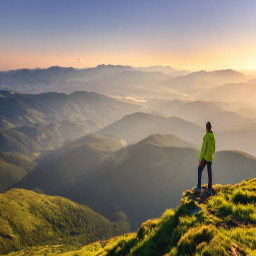
#> input picture processed_image.png, 256 x 256 px; the run also reads 1 picture not shown here
$ python attack_impact_analysis.py
#> lines starting #> are read from the running program, lines starting #| are printed output that depends on the picture; after the words box and inside, x2 and y2 are one past the last pixel; in counts of white or black regions, pixels touching at a corner belong together
### image_metrics.py
import numpy as np
import cv2
from skimage.metrics import structural_similarity as ssim
from skimage.metrics import mean_squared_error as mse

def calculate_metrics(original_path, compared_path):
    """Calculate quality metrics between original and compared image"""
    # Load images
    original = cv2.imread(original_path)
    compared = cv2.imread(compared_path)

    if original is None or compared is None:
        print(f"Error: Could not load images")
        return None

    # Ensure both images have same dimensions
    if original.shape != compared.shape:
        compared = cv2.resize(compared, (original.shape[1], original.shape[0]))

    # Calculate SSIM for each channel then average
    ssim_value = 0
    for i in range(3):  # RGB channels
        ssim_channel = ssim(original[:,:,i], compared[:,:,i],
                             data_range=compared[:,:,i].max() - compared[:,:,i].min())
        ssim_value += ssim_channel
    ssim_value /= 3  # Average across channels

    # Calculate MSE
    mse_value = mse(original, compared)

    # Calculate PSNR (Peak Signal-to-Noise Ratio)
    if mse_value == 0:
        psnr_value = float('inf')
    else:
        psnr_value = 10 * np.log10((255**2) / mse_value)

    # Dice similarity coefficient (for binary images, less relevant for color images but included)
    # Convert to binary for dice calculation
    original_bw = cv2.cvtColor(original, cv2.COLOR_BGR2GRAY) > 127
    compared_bw = cv2.cvtColor(compared, cv2.COLOR_BGR2GRAY) > 127

    intersection = np.logical_and(original_bw, compared_bw).sum()
    dice_value = (2.0 * intersection) / (original_bw.sum() + compared_bw.sum())

    return {
        'SSIM': ssim_value,
        'MSE': mse_value,
        'PSNR': psnr_value,
        'Dice': dice_value
    }

# [4 lines that do not run on import are left out]

### attack_impact_analysis.py
import cv2
import numpy as np
import matplotlib.pyplot as plt
from skimage.metrics import structural_similarity as ssim
from image_metrics import calculate_metrics
import os

def analyze_attack_impact(original_path, normal_decrypted_path, attacked_decrypted_path,
                         output_path="attack_impact_analysis.png"):
    """
    Analyze and visualize the impact of the attack by comparing normal and attacked decryption
    """
#> called with original_path = 'processed_image.png', normal_decrypted_path = 'decrypted_image.png', attacked_decrypted_path = 'attacked_decrypted.png', output_path = 'attack_impact_analysis.png'
    # Check if files exist
    if not all(os.path.exists(f) for f in [original_path, normal_decrypted_path, attacked_decrypted_path]):
        print("Error: Required files not found.")
        return

    # Load images
    original = cv2.imread(original_path)
#> original is the input picture: shape (256, 256, 3); mean B, G, R 111.3, 128.2, 137.9
    normal = cv2.imread(normal_decrypted_path)
    attacked = cv2.imread(attacked_decrypted_path)
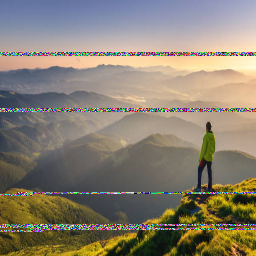
#> input picture attacked_decrypted.png, 256 x 256 px
#> attacked is the input picture: shape (256, 256, 3); mean B, G, R 113, 127.9, 136.8

    # Convert to RGB for display
    original_rgb = cv2.cvtColor(original, cv2.COLOR_BGR2RGB)
    normal_rgb = cv2.cvtColor(normal, cv2.COLOR_BGR2RGB)
    attacked_rgb = cv2.cvtColor(attacked, cv2.COLOR_BGR2RGB)

    # Calculate difference images
    diff_normal = cv2.absdiff(original, normal)
#> diff_normal: shape (256, 256, 3); every value is 0
    diff_attacked = cv2.absdiff(original, attacked)
    diff_comparison = cv2.absdiff(normal, attacked)

    # Enhance differences for visualization
    diff_normal_enhanced = cv2.convertScaleAbs(diff_normal, alpha=5)
    diff_attacked_enhanced = cv2.convertScaleAbs(diff_attacked, alpha=5)
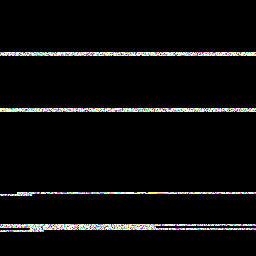
#> diff_attacked_enhanced: shape (256, 256, 3); mean B, G, R 12.4, 12.4, 12.5
    diff_comparison_enhanced = cv2.convertScaleAbs(diff_comparison, alpha=5)

    # Calculate metrics
    metrics_normal = calculate_metrics(original_path, normal_decrypted_path)
#> after the loop in calculate_metrics, `for i in range(3):`: ssim_value = 3
#> in calculate_metrics, `ssim_value /= 3`: ssim_value = 1
#> in calculate_metrics, `mse_value = mse(original, compared)`: mse_value = 0
#> in calculate_metrics, `original_bw = cv2.cvtColor(original, cv2.COLOR_BGR2GRAY) > 127`:
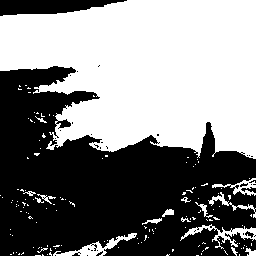
#> original_bw: shape (256, 256) bool; 50.9% white; 34 black regions (30 under 20 px), largest, box (x1, y1, x2, y2) and area: (0, 66, 256, 256) 30643, (0, 0, 127, 16) 1360, (241, 187, 256, 193) 47, (245, 231, 254, 238) 30
#> in calculate_metrics, `intersection = np.logical_and(original_bw, compared_bw).sum()`: intersection = 33344
#> in calculate_metrics, `dice_value = (2.0 * intersection) / (original_bw.sum() + compared_bw.s..`: dice_value = 1
#> metrics_normal = {'SSIM': 1, 'MSE': 0, 'PSNR': inf, 'Dice': 1}
    metrics_attacked = calculate_metrics(original_path, attacked_decrypted_path)
#> call 2 of calculate_metrics, with original_path = 'processed_image.png', compared_path = 'attacked_decrypted.png'
#> the loop in calculate_metrics (call 2), `for i in range(3):` made 3 passes
#> (ssim_channel, ssim_value) on passes 1 to 3: (0.845, 0.845), (0.857, 1.7), (0.861, 2.56)
#> after the loop in calculate_metrics (call 2), `for i in range(3):`: ssim_value = 2.56
#> in calculate_metrics (call 2), `ssim_value /= 3`: ssim_value = 0.855
#> in calculate_metrics (call 2), `mse_value = mse(original, compared)`: mse_value = 595
#> in calculate_metrics (call 2), `psnr_value = 10 * np.log10((255**2) / mse_value)`: psnr_value = 20.39
#> in calculate_metrics (call 2), `compared_bw = cv2.cvtColor(compared, cv2.COLOR_BGR2GRAY) > 127`:
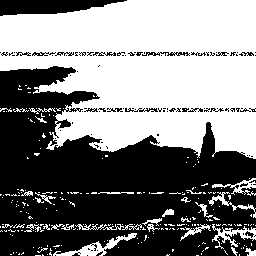
#> compared_bw: shape (256, 256) bool; 50.8% white; 101 black regions (84 under 20 px), largest, box (x1, y1, x2, y2) and area: (0, 66, 256, 256) 29860, (0, 0, 127, 16) 1360, (142, 52, 190, 56) 113
#> in calculate_metrics (call 2), `intersection = np.logical_and(original_bw, compared_bw).sum()`: intersection = 32298
#> in calculate_metrics (call 2), `dice_value = (2.0 * intersection) / (original_bw.sum() + compared_bw.s..`: dice_value = 0.97
#> metrics_attacked = {'SSIM': 0.855, 'MSE': 595, 'PSNR': 20.39, 'Dice': 0.97}
    metrics_comparison = calculate_metrics(normal_decrypted_path, attacked_decrypted_path)
#> metrics_comparison has the same summary as metrics_attacked

    # Create visualization
    plt.figure(figsize=(15, 10))

    # Row 1: Images
    plt.subplot(3, 3, 1)
    plt.imshow(original_rgb)
    plt.title('Original Image')
    plt.axis('off')

    plt.subplot(3, 3, 2)
    plt.imshow(normal_rgb)
    plt.title('Normal Decryption')
    plt.axis('off')

    plt.subplot(3, 3, 3)
    plt.imshow(attacked_rgb)
    plt.title('Attacked Decryption')
    plt.axis('off')

    # Row 2: Difference images
    plt.subplot(3, 3, 4)
    plt.imshow(cv2.cvtColor(diff_normal_enhanced, cv2.COLOR_BGR2RGB))
    plt.title('Original vs Normal Decryption\nDifference (Enhanced)')
    plt.axis('off')

    plt.subplot(3, 3, 5)
    plt.imshow(cv2.cvtColor(diff_attacked_enhanced, cv2.COLOR_BGR2RGB))
    plt.title('Original vs Attacked Decryption\nDifference (Enhanced)')
    plt.axis('off')

    plt.subplot(3, 3, 6)
    plt.imshow(cv2.cvtColor(diff_comparison_enhanced, cv2.COLOR_BGR2RGB))
    plt.title('Normal vs Attacked Decryption\nDifference (Enhanced)')
    plt.axis('off')

    # Row 3: Heatmaps
    plt.subplot(3, 3, 7)
    heatmap1 = cv2.applyColorMap(diff_normal_enhanced, cv2.COLORMAP_JET)
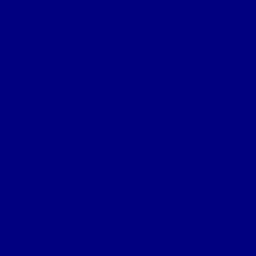
#> heatmap1: shape (256, 256, 3); mean B, G, R 128, 0, 0
    plt.imshow(cv2.cvtColor(heatmap1, cv2.COLOR_BGR2RGB))
    plt.title('Original vs Normal\nHeatmap')
    plt.axis('off')

    plt.subplot(3, 3, 8)
    heatmap2 = cv2.applyColorMap(diff_attacked_enhanced, cv2.COLORMAP_JET)
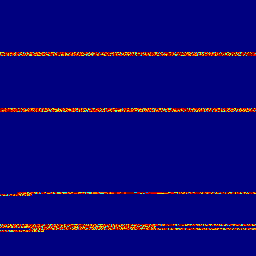
#> heatmap2: shape (256, 256, 3); mean B, G, R 122, 4.9, 10.8
    plt.imshow(cv2.cvtColor(heatmap2, cv2.COLOR_BGR2RGB))
    plt.title('Original vs Attacked\nHeatmap')
    plt.axis('off')

    plt.subplot(3, 3, 9)
    heatmap3 = cv2.applyColorMap(diff_comparison_enhanced, cv2.COLORMAP_JET)
    plt.imshow(cv2.cvtColor(heatmap3, cv2.COLOR_BGR2RGB))
    plt.title('Normal vs Attacked\nHeatmap')
    plt.axis('off')

    # Add metrics text
    metrics_text = "Metrics Summary:\n\n"
    metrics_text += "Original vs Normal Decryption:\n"
    if metrics_normal:
        metrics_text += f"SSIM: {metrics_normal['SSIM']:.4f}\n"
        metrics_text += f"PSNR: {metrics_normal['PSNR']:.2f} dB\n\n"

    metrics_text += "Original vs Attacked Decryption:\n"
    if metrics_attacked:
        metrics_text += f"SSIM: {metrics_attacked['SSIM']:.4f}\n"
        metrics_text += f"PSNR: {metrics_attacked['PSNR']:.2f} dB\n\n"

    metrics_text += "Normal vs Attacked Decryption:\n"
    if metrics_comparison:
        metrics_text += f"SSIM: {metrics_comparison['SSIM']:.4f}\n"
        metrics_text += f"PSNR: {metrics_comparison['PSNR']:.2f} dB"

    plt.figtext(0.5, 0.01, metrics_text, ha="center", fontsize=9,
                bbox={"facecolor":"white", "alpha":0.8, "pad":5})

    # Save figure
    plt.tight_layout()
    plt.subplots_adjust(bottom=0.15)  # Make room for the text
    plt.savefig(output_path, dpi=300, bbox_inches='tight')
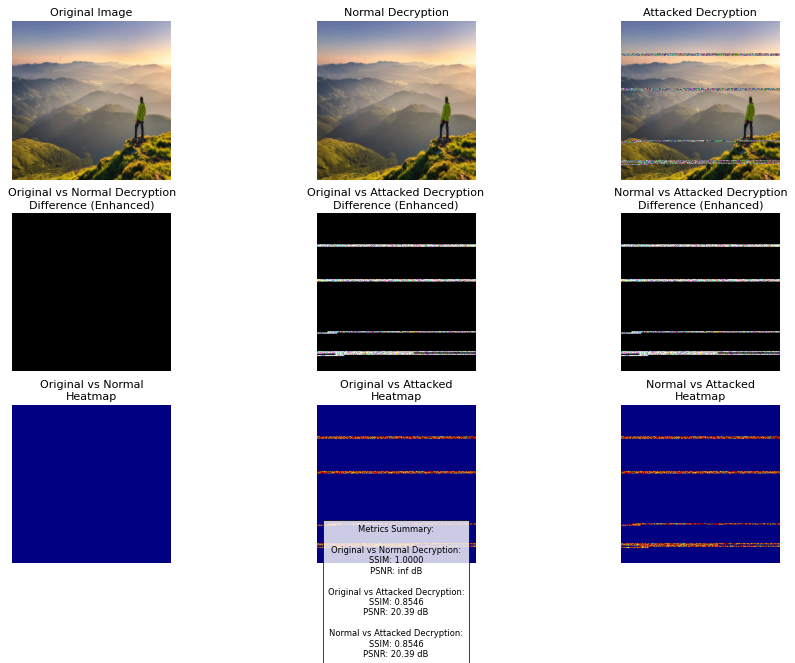
#> figure drawn by matplotlib, 9 panels
    print(f"Attack impact analysis saved as {output_path}")

    # Calculate attack effectiveness
    if metrics_normal and metrics_attacked:
        attack_effect = (1 - metrics_attacked['SSIM'] / metrics_normal['SSIM']) * 100
#> attack_effect = 14.54
        print(f"\nAttack Impact Assessment:")
        print(f"Normal Decryption SSIM: {metrics_normal['SSIM']:.4f}")
#| Normal Decryption SSIM: 1.0000
        print(f"Attacked Decryption SSIM: {metrics_attacked['SSIM']:.4f}")
#| Attacked Decryption SSIM: 0.8546
        print(f"Attack Effectiveness: {attack_effect:.2f}% degradation in image quality")
#| Attack Effectiveness: 14.54% degradation in image quality

        if attack_effect < 5:
            print("Interpretation: The attack had minimal impact on the decrypted image.")
        elif attack_effect < 20:
            print("Interpretation: The attack had a noticeable but limited impact on the decrypted image.")
        elif attack_effect < 50:
            print("Interpretation: The attack had a significant impact on the decrypted image.")
        else:
            print("Interpretation: The attack had a severe impact on the decrypted image.")

if __name__ == "__main__":
    analyze_attack_impact("processed_image.png", "decrypted_image.png", "attacked_decrypted.png")
